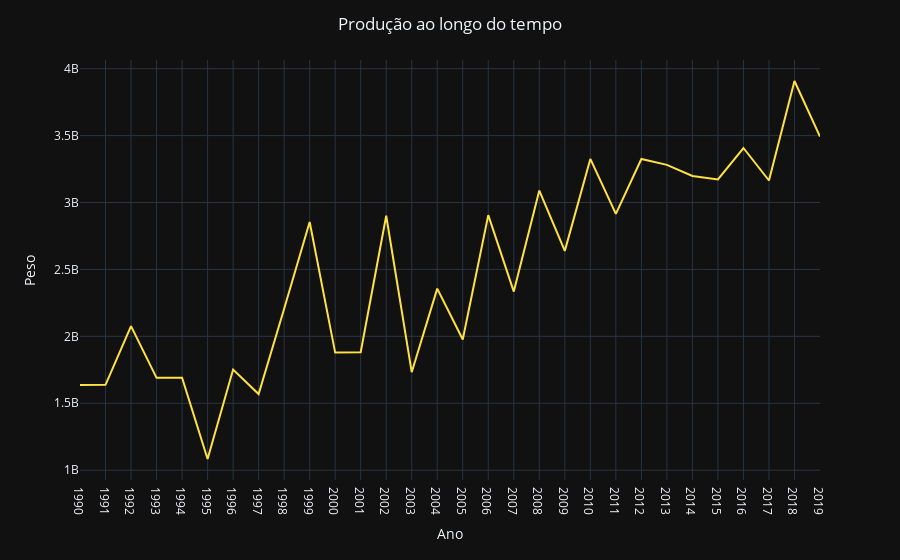

Notebook code for this chart:
### Code cell
fig = px.line(df, x=df.index, y=['production'])

fig.update_layout(title="Produção ao longo do tempo", title_x=0.5, xaxis_title="Ano", yaxis_title="Peso", template='plotly_dark', showlegend=False)
fig.update_traces(line=dict(color='#ffe142'))

fig.show()

### Figure 1 — Plotly figure (JSON) as saved in the notebook; plotly's stock layout.template omitted (floating-point values rounded to 4 significant figures)
{"data": [{"hovertemplate": "variable=production<br>year=%{x}<br>value=%{y}<extra></extra>", "legendgroup": "production", "line": {"color": "#ffe142", "dash": "solid"}, "marker": {"symbol": "circle"}, "mode": "lines", "name": "production", "orientation": "v", "showlegend": true, "type": "scatter", "x": ["1990", "1991", "1992", "1993", "1994", "1995", "1996", "1997", "1998", "1999", "2000", "2001", "2002", "2003", "2004", "2005", "2006", "2007", "2008", "2009", "2010", "2011", "2012", "2013", "2014", "2015", "2016", "2017", "2018", "2019"], "xaxis": "x", "y": [1637160000, 1637580000, 2076180000, 1690020000, 1691520000, 1083600000, 1751820000, 1568880000, 2205660000, 2854680000, 1878600000, 1881900000, 2901120000, 1732380000, 2356860000, 1975980000, 2905920000, 2334660000, 3089460000, 2638620000, 3325680000, 2915520000, 3325080000, 3281340000, 3198300000, 3172260000, 3407280000, 3164400000, 3907860000, 3492660000], "yaxis": "y"}], "layout": {"legend": {"title": {"text": "variable"}, "tracegroupgap": 0}, "margin": {"t": 60}, "showlegend": false, "title": {"text": "Produção ao longo do tempo", "x": 0.5}, "xaxis": {"anchor": "y", "domain": [0, 1], "title": {"text": "Ano"}}, "yaxis": {"anchor": "x", "domain": [0, 1], "title": {"text": "Peso"}}}}
